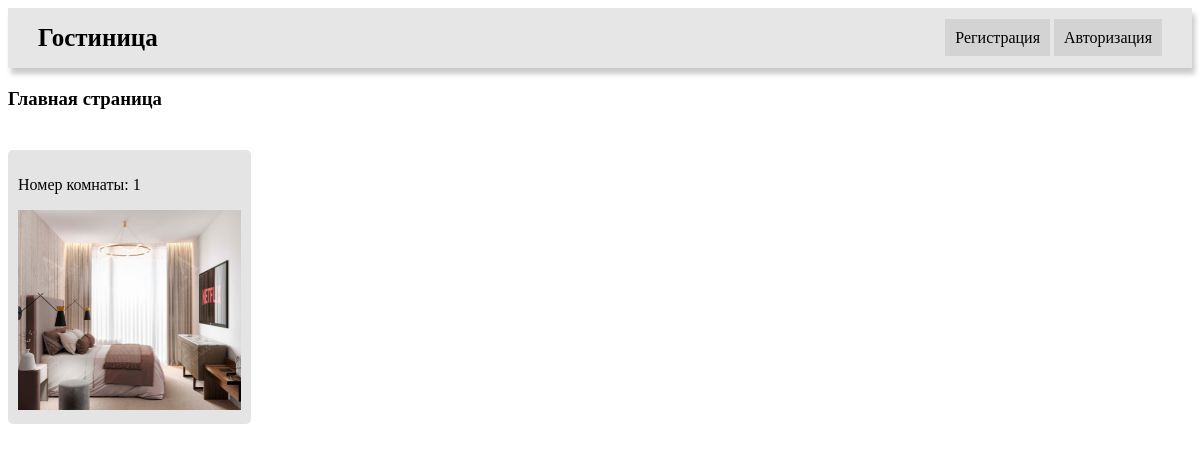
/, run on an earlier commit of the app's database.
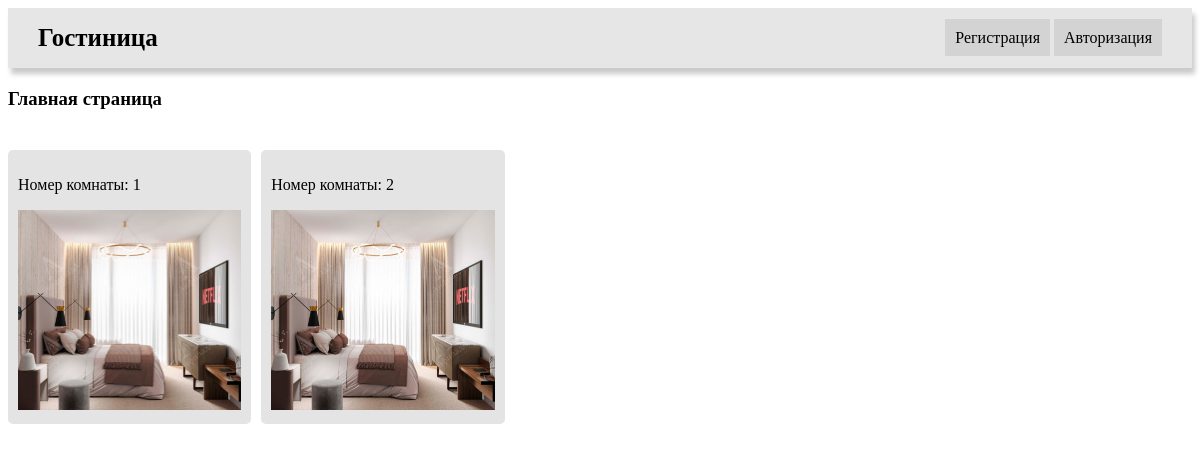
And on a later commit of the database.
### hotel/models.py (models this page shows, shortened)
class HotelRoom(models.Model):
    number = models.IntegerField()
    type = models.ForeignKey('RoomType', on_delete=models.CASCADE)
    price = models.FloatField()
    description = models.TextField()
    photo = models.ImageField(upload_to='hotel', default='hotel/default.jpg')

### hotel/views.py (the view)
# urls.py: path('', index, name='index'),
def index(request):
    rooms = HotelRoom.objects.all()
    context = {'rooms': rooms}
    return render(request, 'hotel/index.html', context)

### hotel/templates/hotel/index.html (shortened to what this page needs)
<!doctype html>
{% load static %}
<html lang="en">
<head>
    <link rel="stylesheet" href="{% static 'user_app/css/style.css' %}">
</head>
<body>
    {% include 'hotel/header.html'%}
    <h3>Главная страница</h3>
    <div class="content">
        {% for room in rooms %}
            <div class="block">
                <p>Номер комнаты: {{room.number}}</p>
                <img class="img" src="media/{{ room.photo }}">
            </div>
        {% endfor %}
    </div>
</body>
</html>

### hotel/templates/hotel/header.html
<header class="header">
    <div class="buttons">
        <p><a class="logo" href="{% url 'index' %}">Гостиница</a></p>
    </div>
    <div class="buttons">
        {% if request.user.is_authenticated %}
            <a class="button" href="{% url 'profile' %}">Профиль</a>
            <a class="button" href="{% url 'logout' %}">Выйти</a>
        {% else %}
            <a class="button" href="{% url 'register' %}">Регистрация</a>
            <a class="button" href="{% url 'login' %}">Авторизация</a>
        {% endif %}
    </div>
</header>

### user_app/static/user_app/css/style.css (style rules this page uses)
* { box-sizing: border-box; }
.header { width: 100%; height: 60px; background-color: #e6e6e6; margin-bottom: 20px; box-shadow: 3px 6px 5px 0px rgba(0,0,0,0.21); -webkit-box-shadow: 3px 6px 5px 0px rgba(0,0,0,0.21); -moz-box-shadow: 3px 6px 5px 0px rgba(0,0,0,0.21); display: flex; flex-direction: row; justify-content: space-between; align-items: center; padding: 0px 30px; }
.logo { text-decoration: none; font-size: 25px; color: black; font-weight: bold; }
a { text-decoration: none; color: black; }
.button { background-color: #d3d3d3; padding: 10px; }
.img { height: 200px; width: auto; }
.block { background-color: #e4e4e4; padding: 10px; border-radius: 5px; width: max-content; }
.content { display: flex; flex-direction: row; gap: 10px; }

What changed in the data, as far as the page shows it:
added HotelRoom: number "2", photo (placeholder picture)
